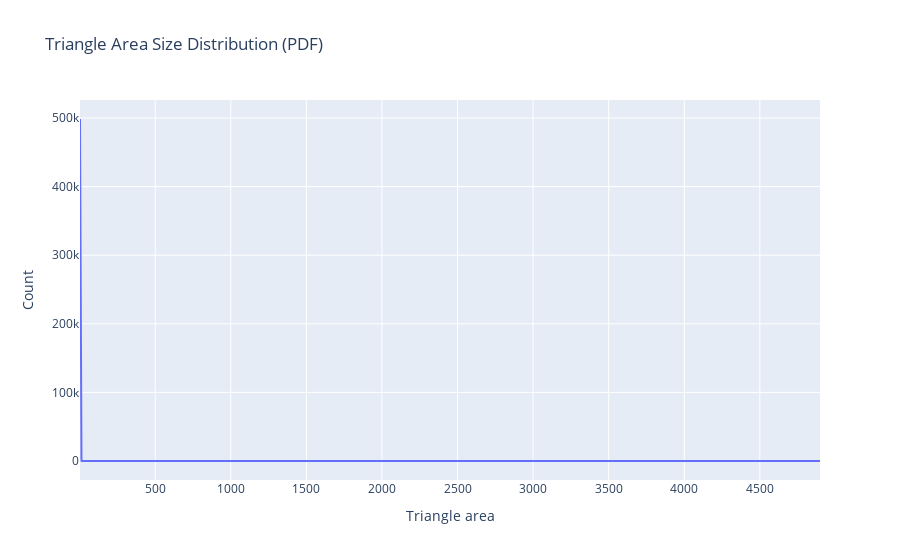

The notebook cell this image was saved under:
### Code cell
#==========================================================================================
#================================ load your STL file ======================================
#==========================================================================================
file_name = "gyroid-small"
file_name = "gyroid-diagnal-6"
verts, faces = gyroid_utils.io_ops.load_stl(working_path + '/' + file_name + '.stl')

# ------ visualize the quality of your mesh ----

triangle_areas = gyroid_utils.mesh_tools.calculate_triangle_areas(verts, faces)
gyroid_utils.viz.plot_histogram(triangle_areas)

### Figure 1 — Plotly figure (JSON) as saved in the notebook; plotly's stock layout.template omitted (floating-point values rounded to 4 significant figures; data arrays with more than 128 entries replaced by an {"elided": "..."} marker saying what was removed)
{"data": [{"mode": "lines", "name": "PDF", "type": "scatter", "x": {"elided": "1000 float values"}, "y": {"elided": "1000 int values"}}], "layout": {"title": {"text": "Triangle Area Size Distribution (PDF)"}, "xaxis": {"title": {"text": "Triangle area"}}, "yaxis": {"title": {"text": "Count"}}}}
